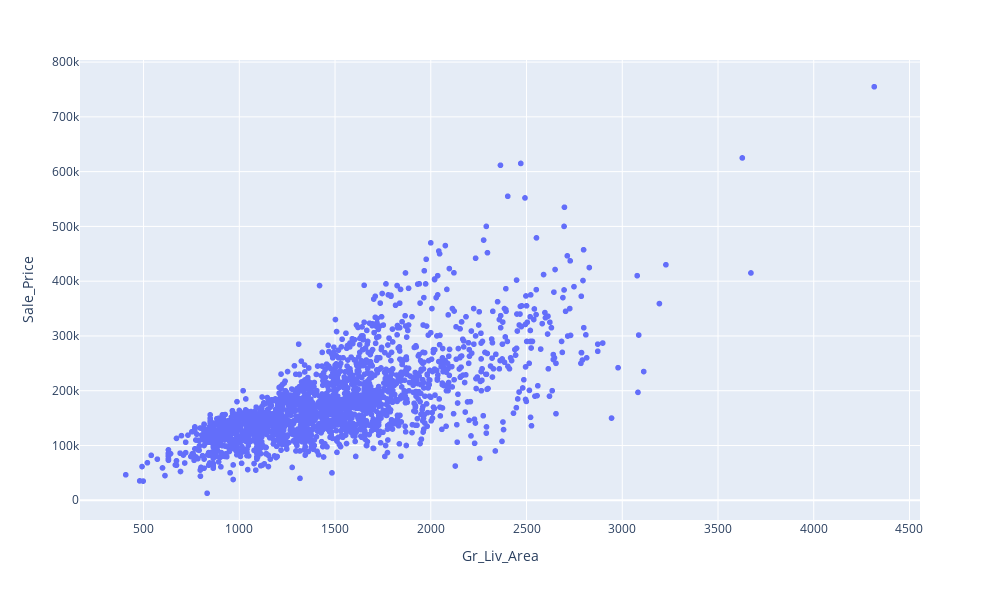

This figure's notebook cell:
### Code cell
fig=px.scatter(X_train_ready, x="Gr_Liv_Area", y="Sale_Price" ,width=1000, height=600)
fig.show()

### Figure 1 — Plotly figure (JSON) as saved in the notebook; plotly's stock layout.template omitted (floating-point values rounded to 4 significant figures; data arrays with more than 128 entries replaced by an {"elided": "..."} marker saying what was removed)
{"data": [{"hovertemplate": "Gr_Liv_Area=%{x}<br>Sale_Price=%{y}<extra></extra>", "legendgroup": "", "marker": {"color": "#636efa", "symbol": "circle"}, "mode": "markers", "name": "", "showlegend": false, "type": "scattergl", "x": {"elided": "2169 int values"}, "xaxis": "x", "y": {"elided": "2169 int values"}, "yaxis": "y"}], "layout": {"height": 600, "legend": {"tracegroupgap": 0}, "margin": {"t": 60}, "width": 1000, "xaxis": {"anchor": "y", "domain": [0, 1], "title": {"text": "Gr_Liv_Area"}}, "yaxis": {"anchor": "x", "domain": [0, 1], "title": {"text": "Sale_Price"}}}}
